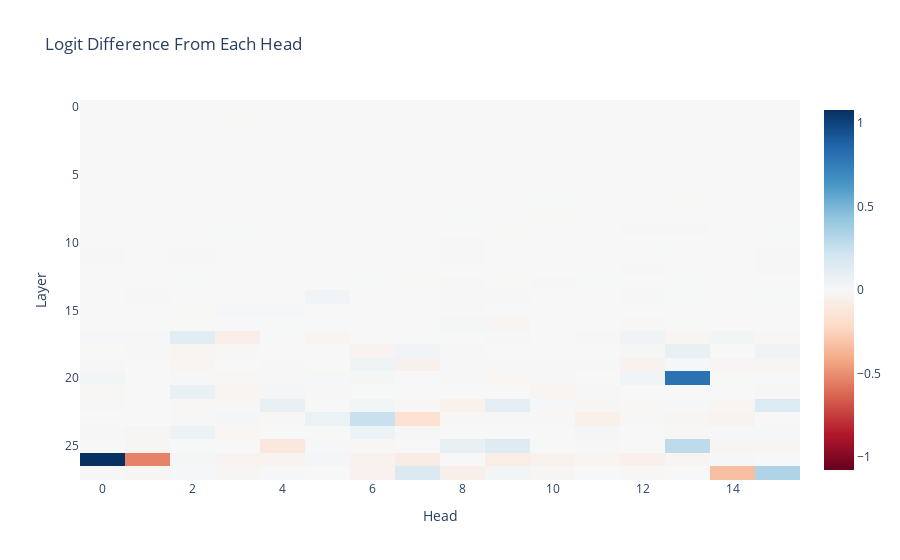

The cell this chart's notebook holds for it:
### Code cell
per_head_residual, labels = clean_cache.stack_head_results(
    layer=-1, pos_slice=-1, return_labels=True
)
per_head_logit_diffs = residual_stack_to_logit_diff(per_head_residual, clean_cache)
per_head_logit_diffs = einops.rearrange(
    per_head_logit_diffs,
    "(layer head_index) -> layer head_index",
    layer=model.cfg.n_layers,
    head_index=model.cfg.n_heads,
)
imshow(
    per_head_logit_diffs,
    labels={"x": "Head", "y": "Layer"},
    title="Logit Difference From Each Head",
    aspect='auto'
)

### Figure 1 — Plotly figure (JSON) as saved in the notebook; plotly's stock layout.template omitted (floating-point values rounded to 4 significant figures; data arrays with more than 128 entries replaced by an {"elided": "..."} marker saying what was removed)
{"data": [{"coloraxis": "coloraxis", "hovertemplate": "Head: %{x}<br>Layer: %{y}<br>color: %{z}<extra></extra>", "name": "0", "type": "heatmap", "xaxis": "x", "yaxis": "y", "z": {"elided": "28x16 float values"}}], "layout": {"coloraxis": {"cmid": 0, "colorscale": [[0, "rgb(103,0,31)"], [0.1, "rgb(178,24,43)"], [0.2, "rgb(214,96,77)"], [0.3, "rgb(244,165,130)"], [0.4, "rgb(253,219,199)"], [0.5, "rgb(247,247,247)"], [0.6, "rgb(209,229,240)"], [0.7, "rgb(146,197,222)"], [0.8, "rgb(67,147,195)"], [0.9, "rgb(33,102,172)"], [1, "rgb(5,48,97)"]]}, "title": {"text": "Logit Difference From Each Head"}, "xaxis": {"anchor": "y", "domain": [0, 1], "title": {"text": "Head"}}, "yaxis": {"anchor": "x", "autorange": "reversed", "domain": [0, 1], "title": {"text": "Layer"}}}}
